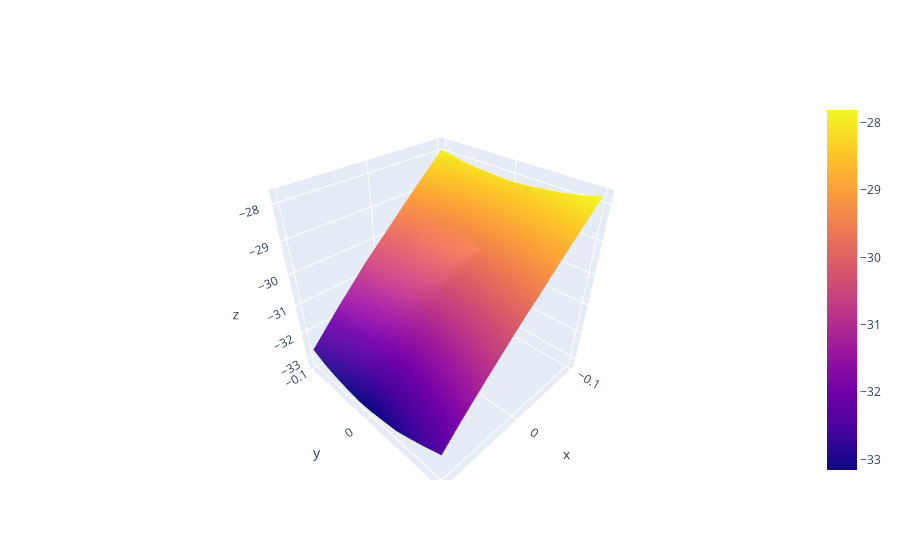
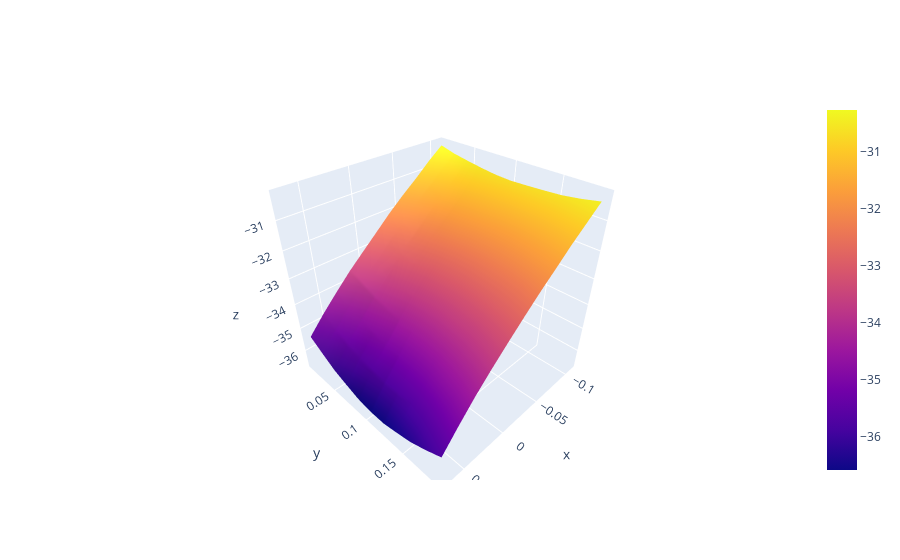
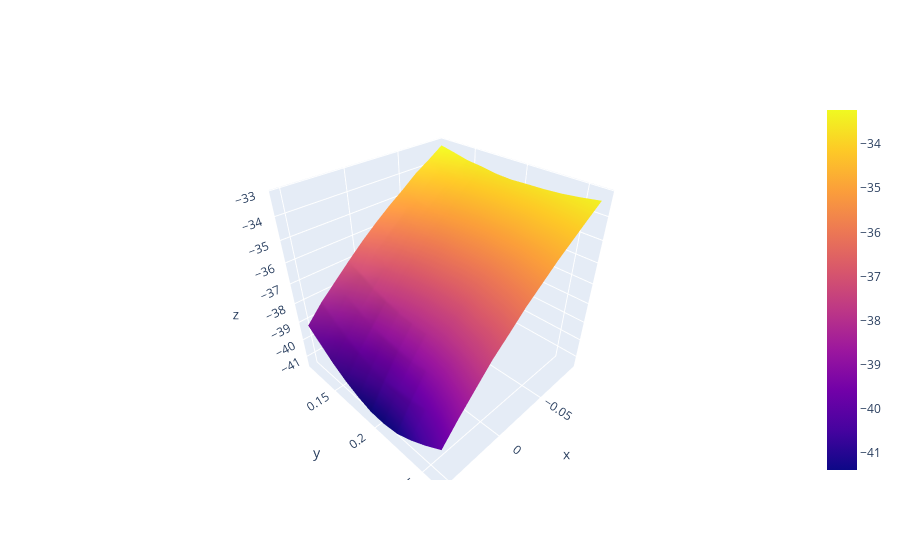
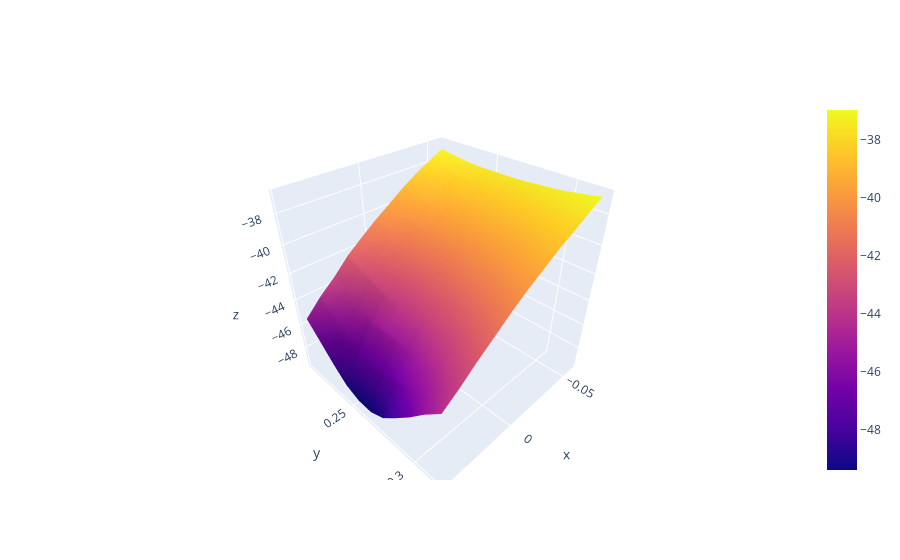

The notebook cell these images were saved under, in order:
### Code cell
gmin, pmin = mixerTuner.step3IqImbalance(centers=[0, 0], spans=[0.2, 0.2], numIters=10, numGrids=[11, 11], shrink=0.9)
mixerTuner.step1CoarseSweep(I=Imin, Q=Qmin, gain=gmin, phase=pmin)
